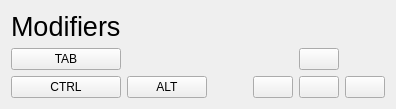
    <widget class="QFrame" name="otherKeyboardsFrame">
     <property name="autoFillBackground">
      <bool>true</bool>
     </property>
     <property name="frameShape">
      <enum>QFrame::NoFrame</enum>
     </property>
     <property name="frameShadow">
      <enum>QFrame::Raised</enum>
     </property>
     <layout class="QGridLayout" name="gridLayout_2">
      <item row="2" column="3">
       <widget class="QPushButton" name="leftButton">
        <property name="sizePolicy">
         <sizepolicy hsizetype="Minimum" vsizetype="Preferred">
          <horstretch>0</horstretch>
          <verstretch>0</verstretch>
         </sizepolicy>
        </property>
        <property name="text">
         <string/>
        </property>
        <property name="icon">
         <iconset theme="go-previous"/>
        </property>
       </widget>
      </item>
      <item row="0" column="0">
       <widget class="QLabel" name="label_2">
        <property name="font">
         <font>
          <pointsize>20</pointsize>
         </font>
        </property>
        <property name="text">
         <string>Modifiers</string>
        </property>
       </widget>
      </item>
      <item row="2" column="0">
       <widget class="QPushButton" name="ctrlKey">
        <property name="text">
         <string>CTRL</string>
        </property>
        <property name="checkable">
         <bool>true</bool>
        </property>
       </widget>
      </item>
      <item row="1" column="0">
       <widget class="QPushButton" name="tabButton">
        <property name="text">
         <string>TAB</string>
        </property>
       </widget>
      </item>
      <item row="2" column="4">
       <widget class="QPushButton" name="downButton">
        <property name="sizePolicy">
         <sizepolicy hsizetype="Minimum" vsizetype="Preferred">
          <horstretch>0</horstretch>
          <verstretch>0</verstretch>
         </sizepolicy>
        </property>
        <property name="text">
         <string/>
        </property>
        <property name="icon">
         <iconset theme="go-down"/>
        </property>
       </widget>
      </item>
      <item row="2" column="2">
       <spacer name="horizontalSpacer_3">
        <property name="orientation">
         <enum>Qt::Horizontal</enum>
        </property>
        <property name="sizeHint" stdset="0">
         <size>
          <width>40</width>
          <height>20</height>
         </size>
        </property>
       </spacer>
      </item>
      <item row="2" column="1">
       <widget class="QPushButton" name="altKey">
        <property name="text">
         <string>ALT</string>
        </property>
        <property name="checkable">
         <bool>true</bool>
        </property>
       </widget>
      </item>
      <item row="2" column="5">
       <widget class="QPushButton" name="rightButton">
        <property name="sizePolicy">
         <sizepolicy hsizetype="Minimum" vsizetype="Preferred">
          <horstretch>0</horstretch>
          <verstretch>0</verstretch>
         </sizepolicy>
        </property>
        <property name="text">
         <string/>
        </property>
        <property name="icon">
         <iconset theme="go-next"/>
        </property>
       </widget>
      </item>
      <item row="1" column="4">
       <widget class="QPushButton" name="upButton">
        <property name="sizePolicy">
         <sizepolicy hsizetype="Minimum" vsizetype="Preferred">
          <horstretch>0</horstretch>
          <verstretch>0</verstretch>
         </sizepolicy>
        </property>
        <property name="text">
         <string/>
        </property>
        <property name="icon">
         <iconset theme="go-up"/>
        </property>
       </widget>
      </item>
     </layout>
    </widget>
